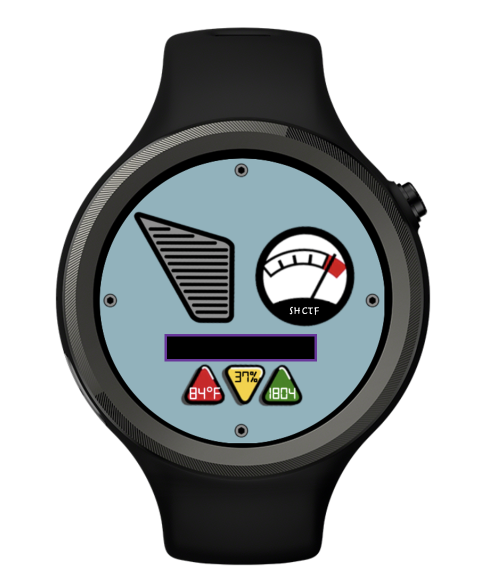
#> input picture forensics/forensics-buzz/src/buzz.png, 980 x 1176 px (shown at 1/2 size)
$ python forensics-buzz.py
#> lines starting #> are read from the running program, lines starting #| are printed output that depends on the picture; after the words box and inside, x2 and y2 are one past the last pixel; in counts of white or black regions, pixels touching at a corner belong together
import cv2
import binascii

flag = "shctf{Sh3r1ff-tH1s-is-n0-t1m3-t0-pAn1c}"
original_f = "buzz.png"
output_video = "buzz.mp4"

'''
This function text_to_bits comes from the Insomni'Hack Challenge: Ex-Piltration
https://ctftime.org/task/18752
'''


def text_to_bits(text, encoding='utf-8', errors='surrogatepass'):
    bits = bin(int(binascii.hexlify(text.encode(encoding, errors)), 16))[2:]
    return bits.zfill(8 * ((len(bits) + 7) // 8))


def clock_bits(input_f):
    img = cv2.imread(input_f)
    bit_pos = [355, 390, 425, 460, 495, 530, 565, 600]
    for i in range(0, 8):
        cv2.circle(img, (bit_pos[i], 696), 15, (149, 53, 83), 3)
        cv2.circle(img, (bit_pos[i], 696), 15, (0, 0, 255), -1)
    return img


def encode_bits(input_f, bits):
    img = cv2.imread(input_f)
    bit_pos = [355, 390, 425, 460, 495, 530, 565, 600]
    for i in range(0, 8):
        cv2.circle(img, (bit_pos[i], 696), 15, (149, 53, 83), 3)
        if bits[i] == '1':
            cv2.circle(img, (bit_pos[i], 696), 15, (0, 255, 0), -1)
    return img


img = cv2.imread(original_f)
#> img is the input picture: shape (1176, 980, 3); mean B, G, R 174.9, 174, 170
height, width, layers = img.shape
#> height = 1176; width = 980; layers = 3
size = (width, height)
#> size = (980, 1176)
img_array = []

for letter in flag:
    bits = text_to_bits(letter)
    img = encode_bits(original_f, bits)
#> after the loop in encode_bits, `for i in range(0, 8):`:
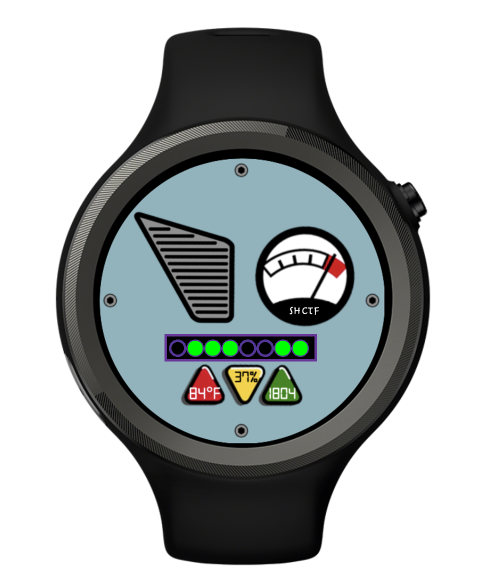
#> img: shape (1176, 980, 3) (shown at 1/2 size); 0.54% of pixels changed, all inside (x1, y1, x2, y2) = (338, 679, 618, 714)
    clock = clock_bits(original_f)
#> after the loop in clock_bits, `for i in range(0, 8):`:
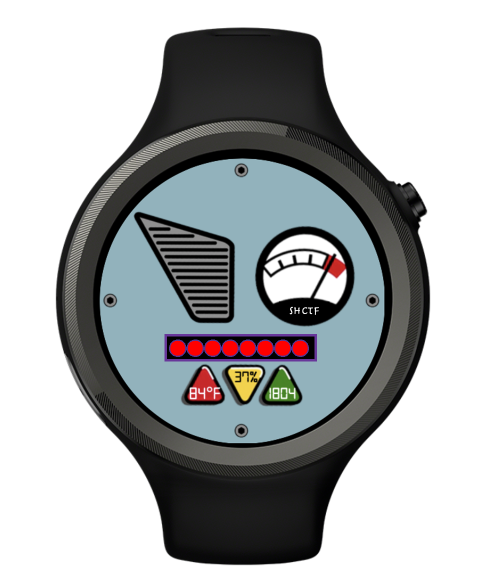
#> img: shape (1176, 980, 3) (shown at 1/2 size); 0.67% of pixels changed, all inside (x1, y1, x2, y2) = (338, 679, 618, 714)
    img_array.append(clock)
    img_array.append(img)


video_out = cv2.VideoWriter(
    'buzzsaw.avi', cv2.VideoWriter_fourcc(*'mp4v'), 10, size)

for i in range(len(img_array)):
    video_out.write(img_array[i])

video_out.release()
